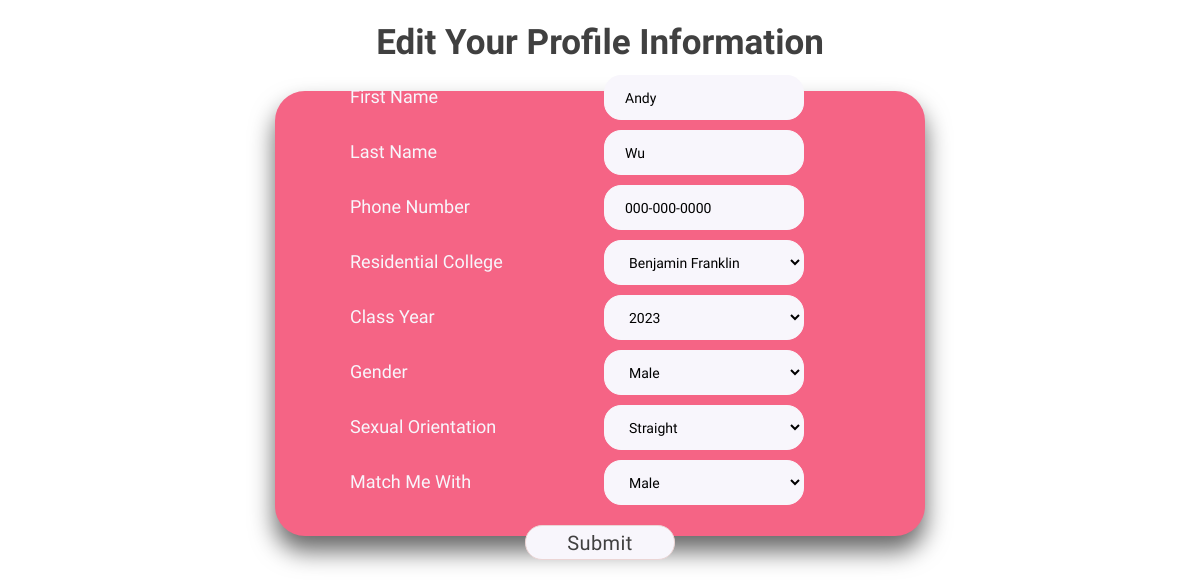
/profile (signed in), run on an earlier commit of the app's database.
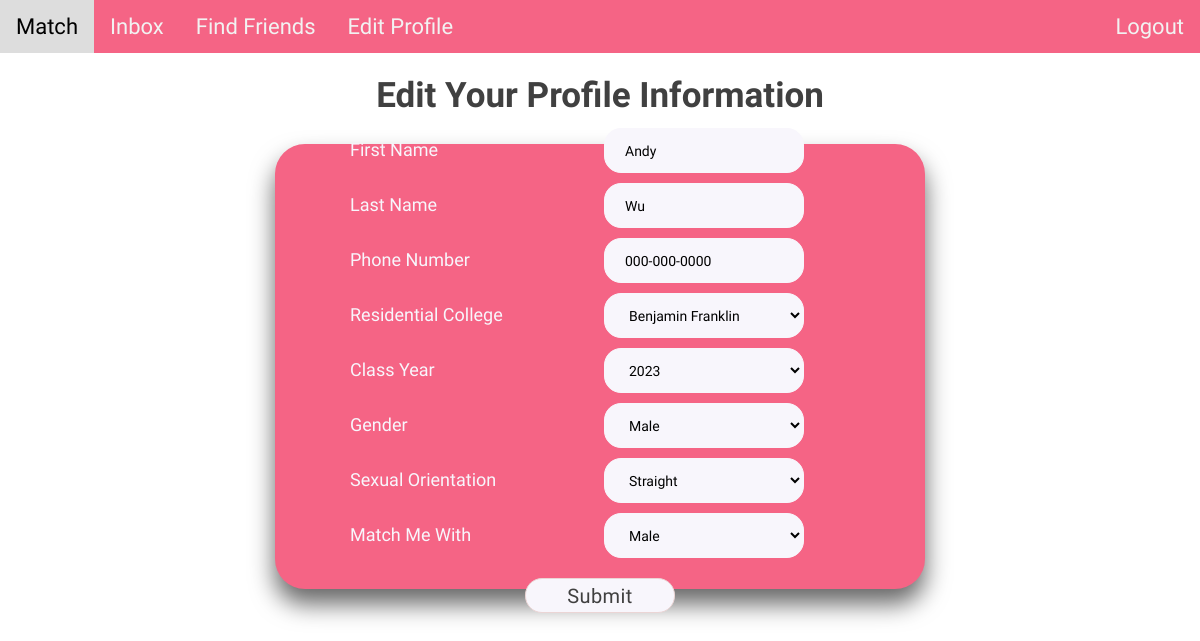
And on a later commit of the database.
### tables this page shows
CREATE TABLE users (
    id integer primary key autoincrement,
    first_name text not null,
    last_name text not null,
    username text not null,
    password text not null,
    phone_number text,
    college text,
    class_year text,
    gender text,
    orientation text,
    preference text
);

### main.py (the view, shortened to what this page needs)
@app.route('/profile', methods=['POST', 'GET'])
@login_required
def profile():
    confirmation_message = None
    show_header = True
    print("check profile")
    username = session["username"]
    dict_info = retrieve_profile_info(username)
    if dict_info["number"] == None:
        show_header = False
    return render_template('profile.html', username=username,
                           firstname=dict_info["first_name"],
                           lastname=dict_info["last_name"],
                           number=dict_info["number"],
                           college=dict_info["college"],
                           class_year=dict_info["class_year"],
                           gender=dict_info["gender"],
                           orientation=dict_info["orientation"],
                           match_preference=dict_info["match_preference"],
                           show_header=show_header)

### helper.py (called while the page is built)
def login_required(f):
    @wraps(f)
    def decorated_function(*args, **kwargs):
        if session.get("username") is None:
            print(session.get("username"))
            return redirect("/")
        return f(*args, **kwargs)
    return decorated_function

### models.py (called while the page is built)
def retrieve_profile_info(username):
    con = sql.connect("database.db")
    cur = con.cursor()
    query = "SELECT * FROM users WHERE username = ?"
    cur.execute(query, [username])
    info = cur.fetchone()
    first_name = info[1]
    last_name = info[2]
    number = info[5]
    college = info[6]
    class_year = info[7]
    gender = info[8]
    orientation = info[9]
    match_preference = info[10]
    info_dict = {"first_name": first_name, "last_name": last_name, "number": number,
                 "college": college, "class_year": class_year, "gender": gender,
                 "orientation": orientation, "match_preference": match_preference}
    return info_dict

### templates/profile.html (shortened to what this page needs)
<!DOCTYPE html>
<html lang="en">
<head>
    <link href="/static/css/profile.css" rel="stylesheet" type="text/css" media="all">
</head>
<body>
    {% if show_header is true %}
        {% include "/header.html" %}
    {%endif%}
    <div class="profile-container">
        <div class="profile-title">
            <p>Edit Your Profile Information</p>
        </div>
        <br>
        <div class="profile-box">
            <form action="{{ url_for('profile', username=username) }}" method="post">
                <div class="item-box">
                    <label for="first name">First Name</label>
                    <input type="first_name" name="first_name" value="{{ firstname }}"><br/><br/>
                </div>
                <div class="item-box">
                    <label for="last name">Last Name</label>
                    <input type="last_name" name="last_name" value="{{ lastname }}"><br/><br/>
                </div>
                <div class="item-box">
                    <label for="phone_number">Phone Number</label>
                    <input type="phone_number" name="phone_number" pattern="[0-9]{3}-[0-9]{3}-[0-9]{4}" value="{{ number|default("000-000-0000", true) }}"><br/><br/>
                </div>
                <div class="item-box">
                    <label for="residential_college">Residential College</label>
                    <select id="residential_college" name="residential_college" value="{{ college }}">
                        <option value="Benjamin Franklin" {{ "selected='selected'" if college == 'Benjamin Franklin' else ""}}>Benjamin Franklin</option>
                    </select>
                </div>
                <div class="item-box">
                    <label for="class_year">Class Year</label>
                    <select id="class_year" name="class_year" value=" {{class_year}} ">
                        <option value="2023" {{ "selected='selected'" if class_year == '2023' else ""}}>2023</option>
                    </select>
                </div>
                <div class="item-box">
                    <label for="gender">Gender</label>
                    <select id="gender" name="gender" value = " {{gender}} ">
                        <option value="Male" {{ "selected='selected'" if gender == 'Male' else ""}}>Male</option>
                    </select>
                </div>
                <div class="item-box">
                    <label for="orientation">Sexual Orientation</label>
                    <select id="orientation" name="orientation" value = " {{orientation}} ">
                        <option value="Straight" {{ "selected='selected'" if orientation == 'Straight' else ""}}>Straight</option>
                    </select>
                </div>
                <div class="item-box">
                    <label for="match_preference">Match Me With</label>
                    <select id="match_preference" name="match_preference" value = " {{match_preference}} ">
                        <option value="Male" {{ "selected='selected'" if match_preference == 'Male' else ""}}>Male</option>
                    </select>
                </div>
                <br>
                <input type="submit" class="button" value="Submit"/>
            </form>
        </div>
    </div>
</body>
</html>

### templates/header.html
<!DOCTYPE html>
<html lang="en">
    <head>
        <link href="/static/css/header.css" rel="stylesheet" type="text/css" media="all">
    </head>
    <body>
        <div class="topnav">
            <a href="{{ url_for('match', username=username) }}">Match</a>
            <a href="{{ url_for('inbox', username=username) }}">Inbox</a>
            <a href="{{ url_for('find_friends', username=username) }}">Find Friends</a>
            <a href="{{ url_for('profile', username=username) }}">Edit Profile</a>
            <div class="topnav-right">
                <a href="/">Logout</a>
            </div>
        </div>
    </body>
</html>

### static/css/profile.css (style rules this page uses)
body { margin: 0; padding: 0; background: white; }
.profile-title { display: flex; flex-direction: column; align-items: center; justify-content: center; margin-top: 1%; }
.profile-title p { font-family: 'Domine'; font-style: normal; font-weight: 700; font-size: 35px; color: #404040; margin: 0; margin-top: 10px; }
.profile-box { display: flex; align-items: center; justify-content: center; margin: 0 auto; margin-top: 10px; width: 650px; height: 445px; box-sizing: border-box; box-shadow: 0 15px 25px rgba(0, 0, 0, .6); background: #F56485; border-radius: 30px; flex-direction: column; }
.item-box { flex-direction: row; width: 500px; height: 55px; }
input, select { display: inline-block; font-size: 14px; width: 200px; height: 45px; padding: 12px 20px; margin: 8px 0; display: inline-block; border: 1px solid #F8F6FC; background: #F8F6FC; border-radius: 17px; box-sizing: border-box; font-family: 'M PLUS Rounded 1c'; }
label { display: inline-block; clear: left; width: 250px; text-align: left; font-family: 'M PLUS Rounded 1c'; font-size: 18px; color: #F8F6FC }
.button { box-sizing: border-box; flex-direction: row; margin: auto; align-items: center; padding: 4px 15px; gap: 8px; width: 150px; height: 35px; background: #F8F6FC; border: 1px solid #EBD5D5; border-radius: 17px; flex: none; order: 2; flex-grow: 0; font-family: 'M PLUS Rounded 1c'; font-style: normal; font-size: 20px; line-height: 22px; display: flex; text-align: center; letter-spacing: 0.41px; color: #404040; }

### static/css/header.css (style rules this page uses)
.topnav { background-color: #F56485; overflow: hidden; }
.topnav a { float: left; color: #f2f2f2; text-align: center; padding: 14px 16px; text-decoration: none; font-size: 22px; font-family: 'Domine'; }
.topnav-right { float: right; }

What changed in the data, as far as the page shows it:
changed users "Andy": phone_number (not shown) → "000-000-0000"; residential_college (not shown) → "Benjamin Franklin"; class_year (not shown) → "2023"; gender (not shown) → "Male"; orientation (not shown) → "Straight"; match_preference (not shown) → "Male"
Also different on the page:
form field phone_number: "000-000-0000" → (not shown)
form field residential_college: "Benjamin Franklin" → (not shown)
form field class_year: "2023" → (not shown)
form field gender: "Male" → (not shown)
form field orientation: "Straight" → (not shown)
form field match_preference: "Male" → (not shown)
text now shown: "Match Inbox Find Friends Edit Profile Logout"
